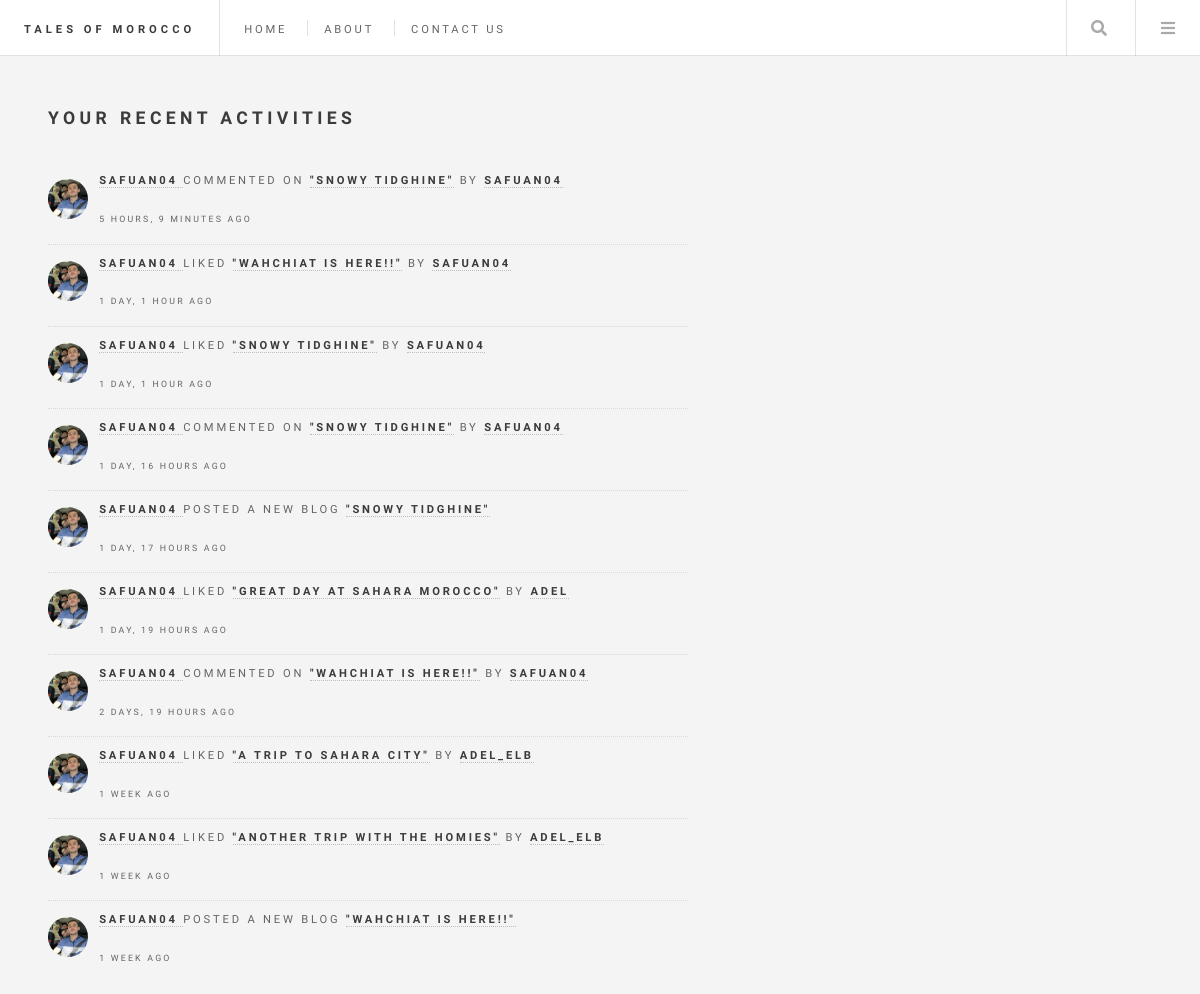
Screenshot of /my-activities/ (signed in) with the database file from the repository.
### base/models.py (models this page shows, shortened)
class Comment(models.Model):
    user = models.ForeignKey(User, on_delete=models.CASCADE)
    blogPost = models.ForeignKey(BlogPost, on_delete=models.CASCADE)
    body = models.TextField()
    edited = models.BooleanField(default=False)
    updated = models.DateTimeField(auto_now=True)
    created = models.DateTimeField(auto_now_add=True)
    def class_name(self) -> str:
        return self.__class__.__name__

class User(AbstractUser):
    name = models.CharField(max_length=200, null=True, blank=False)
    email = models.EmailField(unique=True, null=False, blank=False)
    bio = models.TextField(null=True, blank=True)
    avatar = models.ImageField(null=True, default="default.jpg")
    USERNAME_FIELD = 'email'
    REQUIRED_FIELDS = []

class BlogPost(models.Model):
    author = models.ForeignKey(User, on_delete=models.CASCADE, null=True)
    title = models.CharField(max_length=200)
    city = models.ForeignKey(City, on_delete=models.SET_NULL, null=True)
    specific_location = models.CharField(max_length=200, null=True, blank=True)
    description = models.TextField(null=False, blank=False)
    food = models.CharField(max_length=200, blank=True)
    food_rating = models.IntegerField(null=True, blank=True,
                                      validators=[MinValueValidator(1),
                                                  MaxValueValidator(5)])
    accommodation = models.CharField(max_length=200, blank=True)
    accommodation_rating = models.IntegerField(null=True, blank=True,
                                               validators=[MinValueValidator(1),
                                                           MaxValueValidator(5)])
    picture = models.ImageField(null=True, blank=True)
    likes = models.IntegerField(default=0)
    updated = models.DateTimeField(auto_now=True)
    created = models.DateTimeField(auto_now_add=True)
    class Meta:
        ordering = ['-created']
    def class_name(self) -> str:
        return self.__class__.__name__

class Like(models.Model):
    user = models.ForeignKey(User, on_delete=models.CASCADE)
    blogPost = models.ForeignKey(BlogPost, on_delete=models.CASCADE)
    created = models.DateTimeField(auto_now_add=True)
    def class_name(self) -> str:
        return self.__class__.__name__

### base/views.py (the view)
# urls.py: path('my-activities/', views.userActivities, name='user-activities'),
@login_required(login_url='login')
def userActivities(request):
    user = request.user
    posts = BlogPost.objects.filter(author=user)
    user_comments = user.comment_set.all()
    user_likes = user.like_set.all()
    activities = sortActivities(posts, user_likes, user_comments)
    context = {
        'title': 'Profile Page',
        'user': user,
        'activities': activities[:10]
    }
    return render(request, 'user_activity.html', context)

### base/views.py (called while the page is built)
def sortActivities(posts, likes, comments):
    activities = sorted(
        chain(posts, comments, likes),
        key=attrgetter('created'),
        reverse=True
    )
    return activities

### base/templates/user_activity.html
{% extends 'layout.html' %}
{% load static %}
{% block content %}
<div id="wrapper">
  {% include 'header_menu.html' %}
  <div id="main">
    <section id="user-activities">
      <header>
        <h2>Your Recent Activities</h2><br>
      </header>
      <section>
        <ul class="posts">
          {% for activity in activities %}
          {% if activity.class_name == 'Like' %}
          <li>
            <article>
              <header>
                <p><b><a href="{% url 'profile' activity.user.id %}">{{ activity.user.username }}</b>
                </a> Liked <b><a href="{% url 'blog' activity.blogPost.id %}">"{{ activity.blogPost.title }}"</a></b>
                by <b><a href="{% url 'profile' activity.blogPost.author.id %}">{{ activity.blogPost.author.username }}</b></a>
                </p>
                <time class="published">{{ activity.created | timesince }} ago</time>
              </header>
              <a href="{% url 'profile' activity.user.id %}" class="image circle"><img src="{{ activity.user.avatar.url }}"" alt="" /></a>
            </article>
          </li>
          {% elif activity.class_name == 'Comment' %}
          <li>
            <article>
              <header>
                <p><b><a href="{% url 'profile' activity.user.id %}">{{ activity.user.username }}</b>
                </a> Commented On <b><a href="{% url 'blog' activity.blogPost.id %}">"{{ activity.blogPost.title }}"</a></b>
                by <b><a href="{% url 'profile' activity.blogPost.author.id %}">{{ activity.blogPost.author.username }}</b></a>
                </p>
                <time class="published">{{ activity.created | timesince }} ago</time>
              </header>
              <a href="{% url 'profile' activity.user.id %}" class="image circle"><img src="{{ activity.user.avatar.url }}"" alt="" /></a>
            </article>
          </li>
          {% else %}
          <li>
            <article>
              <header>
                <p><b><a href="{% url 'profile' activity.author.id %}">{{ activity.author.username }}
                </a></b> Posted A New Blog <b><a href="{% url 'blog' activity.id %}">"{{ activity.title }}"</a></b>
                </p>
                <time class="published">{{ activity.created | timesince }} ago</time>
              </header>
              <a href="{% url 'profile' activity.author.id %}" class="image circle"><img src="{{ activity.author.avatar.url }}"" alt="" /></a>
            </article>
          </li>
          {% endif %}
          {% endfor %}
        </ul>
      </section>
    </section>
  </div>
</div>
{% endblock %}

### static/styles/main.css (style rules this page uses)
html, body, div, span, applet, object, iframe, h1, h2, h3, h4, h5, h6, p, blockquote, pre, a, abbr, acronym, address, big, cite, code, del, dfn, em, img, ins, kbd, q, s, samp, small, strike, strong, sub, sup, tt, var, b, u, i, center, dl, dt, dd, ol, ul, li, fieldset, form, label, legend, table, caption, tbody, tfoot, thead, tr, th, td, article, aside, canvas, details, embed, figure, figcaption, footer, header, hgroup, menu, nav, output, ruby, section, summary, time, mark, audio, video { margin: 0; padding: 0; border: 0; font-size: 100%; font: inherit; vertical-align: baseline; }
article, aside, details, figcaption, figure, footer, header, hgroup, menu, nav, section { display: block; }
body { line-height: 1; }
ol, ul { list-style: none; }
body { -webkit-text-size-adjust: none; }
body { -ms-overflow-style: scrollbar; }
html { box-sizing: border-box; }
*, *:before, *:after { box-sizing: inherit; }
body { background: #f4f4f4; }
body, input, select, textarea { color: #646464; font-family: "Source Sans Pro", Helvetica, sans-serif; font-size: 14pt; font-weight: 400; line-height: 1.75; }
@media screen and (max-width: 1680px) { body, input, select, textarea { font-size: 12pt; } }
@media screen and (max-width: 1280px) { body, input, select, textarea { font-size: 12pt; } }
a { -moz-transition: color 0.2s ease, border-bottom-color 0.2s ease; -webkit-transition: color 0.2s ease, border-bottom-color 0.2s ease; -ms-transition: color 0.2s ease, border-bottom-color 0.2s ease; transition: color 0.2s ease, border-bottom-color 0.2s ease; border-bottom: dotted 1px rgba(160, 160, 160, 0.65); color: inherit; text-decoration: none; }
a:before { -moz-transition: color 0.2s ease; -webkit-transition: color 0.2s ease; -ms-transition: color 0.2s ease; transition: color 0.2s ease; }
strong, b { color: #3c3b3b; font-weight: 700; }
p { margin: 0 0 2em 0; }
h1, h2, h3, h4, h5, h6 { color: #3c3b3b; font-family: "Raleway", Helvetica, sans-serif; font-weight: 800; letter-spacing: 0.25em; line-height: 1.65; margin: 0 0 1em 0; text-transform: uppercase; }
h2 { font-size: 1.1em; }
.image { border: 0; display: inline-block; position: relative; }
.image img { display: block; }
ul { list-style: disc; margin: 0 0 2em 0; padding-left: 1em; }
ul li { padding-left: 0.5em; }
ul.posts { list-style: none; padding: 0; }
ul.posts li { border-top: dotted 1px rgba(160, 160, 160, 0.3); margin: 1em 0 0 0; padding: 1em 0 0 0; }
ul.posts li:first-child { border-top: 0; margin-top: 0; padding-top: 0; }
ul.posts article { display: -moz-flex; display: -webkit-flex; display: -ms-flex; display: flex; -moz-align-items: -moz-flex-start; -webkit-align-items: -webkit-flex-start; -ms-align-items: -ms-flex-start; align-items: flex-start; -moz-flex-direction: row-reverse; -webkit-flex-direction: row-reverse; -ms-flex-direction: row-reverse; flex-direction: row-reverse; }
ul.posts article .image { display: block; min-width: 3.2em; width: 2.5em; }
ul.posts article .image.circle img { display: block; border-radius: 50%; min-width: 2.5em; width: 2.5em; }
ul.posts article .image img { width: 100%; }
ul.posts article header { -moz-flex-grow: 1; -webkit-flex-grow: 1; -ms-flex-grow: 1; flex-grow: 1; -ms-flex: 1; }
ul.posts article header .published { display: block; font-family: "Raleway", Helvetica, sans-serif; font-size: 0.55em; font-weight: 400; letter-spacing: 0.25em; margin: -0.625em 0 1.7em 0; text-transform: uppercase; }
ul.posts article header > :last-child { margin-bottom: 0; }
header p { font-family: "Raleway", Helvetica, sans-serif; font-size: 0.7em; font-weight: 400; letter-spacing: 0.25em; line-height: 2.5; margin-top: -1em; text-transform: uppercase; }
body { padding-top: 3.5em; }
#wrapper { display: -moz-flex; display: -webkit-flex; display: -ms-flex; display: flex; -moz-flex-direction: row-reverse; -webkit-flex-direction: row-reverse; -ms-flex-direction: row-reverse; flex-direction: row-reverse; -moz-transition: opacity 0.5s ease; -webkit-transition: opacity 0.5s ease; -ms-transition: opacity 0.5s ease; transition: opacity 0.5s ease; margin: 0 auto; max-width: 100%; opacity: 1; padding: 4.5em; width: 90em; }
@media screen and (max-width: 1680px) { #wrapper { padding: 3em; } }
@media screen and (max-width: 1280px) { #wrapper { display: block; } }
#main { -moz-flex-grow: 1; -webkit-flex-grow: 1; -ms-flex-grow: 1; flex-grow: 1; -ms-flex: 1; width: 100%; }

### static/styles/pics.css (style rules this page uses)
#user-activities { min-width: 40em; width: 40em; }

### rows the page displays
Comment: user.username "SAFUAN04", blogPost "SNOWY TIDGHINE", blogPost.author.username "SAFUAN04", created "5 HOURS, 9 MINUTES", user.avatar (picture)
Like: user.username "SAFUAN04", blogPost "WAHCHIAT IS HERE!!", blogPost.author.username "SAFUAN04", created "1 DAY, 1 HOUR", user.avatar (picture)
Like: user.username "SAFUAN04", blogPost "SNOWY TIDGHINE", blogPost.author.username "SAFUAN04", created "1 DAY, 1 HOUR", user.avatar (picture)
Comment: user.username "SAFUAN04", blogPost "SNOWY TIDGHINE", blogPost.author.username "SAFUAN04", created "1 DAY, 16 HOURS", user.avatar (picture)
BlogPost: author.username "SAFUAN04", title "SNOWY TIDGHINE", created "1 DAY, 17 HOURS", author.avatar (picture)
Like: user.username "SAFUAN04", blogPost "GREAT DAY AT SAHARA MOROCCO", blogPost.author.username "ADEL", created "1 DAY, 19 HOURS", user.avatar (picture)
Comment: user.username "SAFUAN04", blogPost "WAHCHIAT IS HERE!!", blogPost.author.username "SAFUAN04", created "2 DAYS, 19 HOURS", user.avatar (picture)
Like: user.username "SAFUAN04", blogPost "A TRIP TO SAHARA CITY", blogPost.author.username "ADEL_ELB", created "1 WEEK", user.avatar (picture)
Like: user.username "SAFUAN04", blogPost "ANOTHER TRIP WITH THE HOMIES", blogPost.author.username "ADEL_ELB", created "1 WEEK", user.avatar (picture)
BlogPost: author.username "SAFUAN04", title "WAHCHIAT IS HERE!!", created "1 WEEK", author.avatar (picture)
